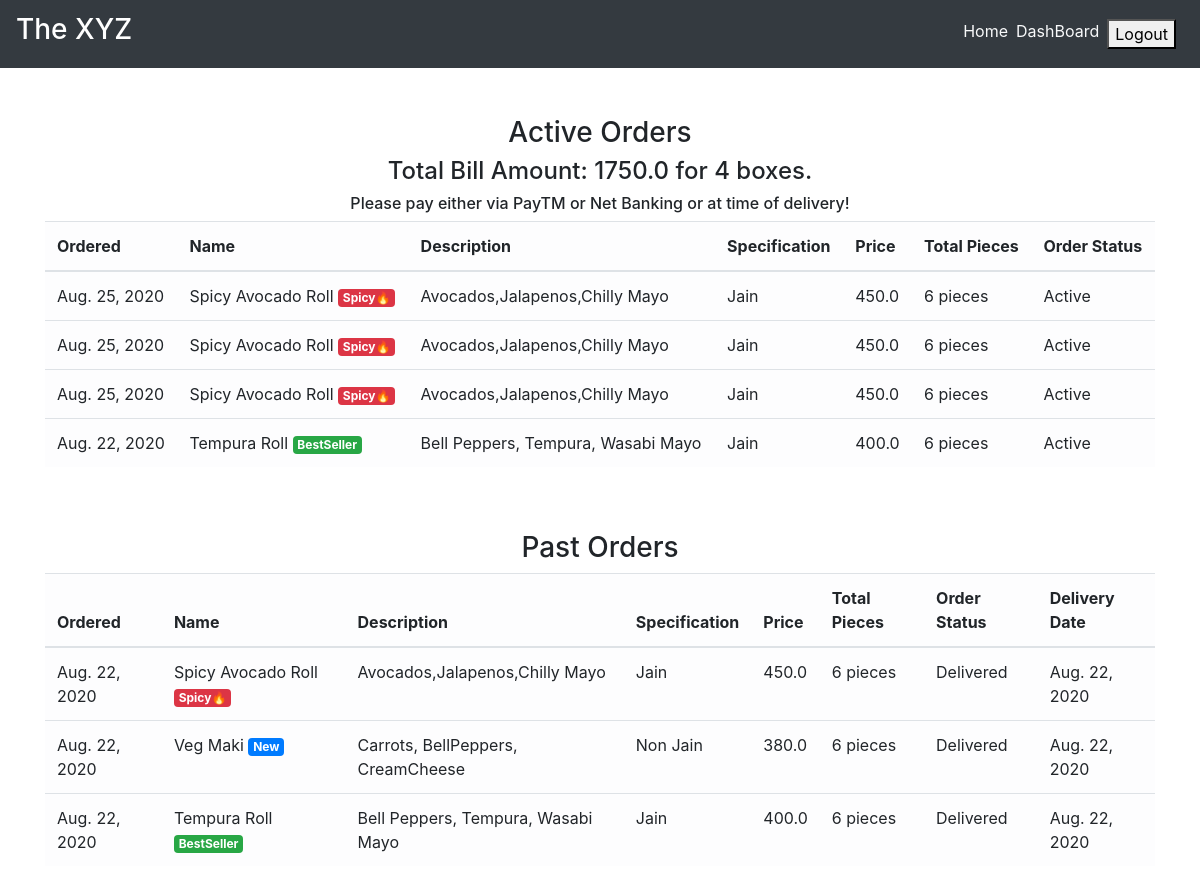
The app's page /order_details/ (signed in) with its own data.
### main/models.py (models this page shows, shortened)
class CartItems(models.Model):
    ORDER_STATUS = (
        ('Active', 'Active'),
        ('Delivered', 'Delivered')
    )
    user = models.ForeignKey(User, on_delete=models.CASCADE)
    item = models.ForeignKey(Item, on_delete=models.CASCADE)
    ordered = models.BooleanField(default=False)
    quantity = models.IntegerField(default=1)
    ordered_date = models.DateField(default=timezone.now)
    status = models.CharField(max_length=20, choices=ORDER_STATUS, default='Active')
    delivery_date = models.DateField(default=timezone.now)
    class Meta:
        verbose_name = 'Cart Item'
        verbose_name_plural = 'Cart Items'

class Item(models.Model):
    LABELS = (
        ('BestSeller', 'BestSeller'),
        ('New', 'New'),
        ('Spicy🔥', 'Spicy🔥'),
    )
    LABEL_COLOUR = (
        ('danger', 'danger'),
        ('success', 'success'),
        ('primary', 'primary'),
        ('info', 'info')
    )
    title = models.CharField(max_length=150)
    description = models.CharField(max_length=250,blank=True)
    price = models.FloatField()
    pieces = models.IntegerField(default=6)
    instructions = models.CharField(max_length=250,default="Jain Option Available")
    image = models.ImageField(default='default.png', upload_to='images/')
    labels = models.CharField(max_length=25, choices=LABELS, blank=True)
    label_colour = models.CharField(max_length=15, choices=LABEL_COLOUR, blank=True)
    slug = models.SlugField(default="sushi_name")
    created_by = models.ForeignKey(User, on_delete=models.CASCADE)

### main/views.py (the view)
# urls.py: path('order_details/', views.order_details, name='order_details'),
@login_required
def order_details(request):
    items = CartItems.objects.filter(ordered=True,status="Active").order_by('-ordered_date')
    cart_items = CartItems.objects.filter(ordered=True,status="Delivered").order_by('-ordered_date')
    bill = items.aggregate(Sum('item__price'))
    number = items.aggregate(Sum('quantity'))
    pieces = items.aggregate(Sum('item__pieces'))
    total = bill.get("item__price__sum")
    count = number.get("quantity__sum")
    total_pieces = pieces.get("item__pieces__sum")
    context = {
        'items':items,
        'cart_items':cart_items,
        'total': total,
        'count': count,
        'total_pieces': total_pieces
    }
    return render(request, 'main/order_details.html', context)

### main/templatetags/get_group.py (called while the page is built)
@register.filter(name='has_group')
def has_group(user, group_name):
    return user.groups.filter(name=group_name).exists()

### main/templates/main/order_details.html
{% extends "main/layout.html" %}
{% block content %}
<div class="cart">
    <div class="container">
        <div class="row">
            <div class="col-sm-12 mt-5">
                <h3 class="text-center">Active Orders</h3>
                {% if items %}
                <h4 class="text-center">Total Bill Amount: {{total}} for {{ count }} boxes.</h4>
                <h6 class="text-center">Please pay either via PayTM or Net Banking or at time of delivery!</h6>
                <div class="table-responsive">
                    <table class="table table-light">
                        <thead>
                        <tr>
                            <th scope="col">Ordered</th>
                            <th scope="col">Name</th>
                            <th scope="col">Description</th>
                            <th scope="col">Specification</th>
                            <th scope="col">Price</th>
                            <th scope="col">Total Pieces</th>
                            <th scope="col">Order Status</th>
                        </tr>
                        </thead>
                        <tbody>
                            {% for item_active in items %}
                        <tr>
                            <td>{{ item_active.ordered_date }}</td>
                            <td>{{ item_active.item.title }} <span class="badge badge-{{ item_active.item.label_colour }}">{{ item_active.item.labels }}</span></td>
                            <td>{{ item_active.item.description }}</td>
                            <td>{{ item_active.item.instructions }}</td>
                            <td>{{ item_active.item.price }}</td>
                            <td>{{ item_active.item.pieces }} pieces</td>
                            <td>{{ item_active.status }}</td>
                        </tr>
                            {% endfor %}
                        </tbody>
                    </table>
                </div>
                {% else %}
                <h4 class="text-center">Sorry, you have not ordered any item yet!!!</h4>
                {% endif %}
            </div>
        </div>
        <div class="row">
            <div class="col-sm-12 mt-5">
                <h3 class="text-center">Past Orders</h3>
                {% if cart_items %}
                <div class="table-responsive">
                    <table class="table table-light">
                        <thead>
                        <tr>
                            <th scope="col">Ordered</th>
                            <th scope="col">Name</th>
                            <th scope="col">Description</th>
                            <th scope="col">Specification</th>
                            <th scope="col">Price</th>
                            <th scope="col">Total Pieces</th>
                            <th scope="col">Order Status</th>
                            <th scope="col">Delivery Date</th>
                        </tr>
                        </thead>
                        <tbody>
                            {% for cart in cart_items %}
                        <tr>
                            <td>{{ cart.ordered_date }}</td>
                            <td>{{ cart.item.title }} <span class="badge badge-{{ cart.item.label_colour }}">{{ cart.item.labels }}</span></td>
                            <td>{{ cart.item.description }}</td>
                            <td>{{ cart.item.instructions }}</td>
                            <td>{{ cart.item.price }}</td>
                            <td>{{ cart.item.pieces }} pieces</td>
                            <td>{{ cart.status }}</td>
                            <td>{{ cart.delivery_date }}</td>
                        </tr>
                            {% endfor %}
                        </tbody>
                    </table>
                </div>
                {% else %}
                <h4 class="text-center">Sorry, you have not ordered any item yet!!!</h4>
                {% endif %}
            </div>
        </div>
    </div>
</div>
{% endblock content %}

### records on screen
CartItems: ordered_date "Aug. 25, 2020", item "Spicy Avocado Roll", item.labels "Spicy🔥", item.description "Avocados,Jalapenos,Chilly Mayo", item.instructions "Jain", item.price "450.0", item.pieces "6", status "Active"
CartItems: ordered_date "Aug. 25, 2020", item "Spicy Avocado Roll", item.labels "Spicy🔥", item.description "Avocados,Jalapenos,Chilly Mayo", item.instructions "Jain", item.price "450.0", item.pieces "6", status "Active"
CartItems: ordered_date "Aug. 25, 2020", item "Spicy Avocado Roll", item.labels "Spicy🔥", item.description "Avocados,Jalapenos,Chilly Mayo", item.instructions "Jain", item.price "450.0", item.pieces "6", status "Active"
CartItems: ordered_date "Aug. 22, 2020", item "Tempura Roll", item.labels "BestSeller", item.description "Bell Peppers, Tempura, Wasabi Mayo", item.instructions "Jain", item.price "400.0", item.pieces "6", status "Active"
CartItems: ordered_date "Aug. 22, 2020", item "Spicy Avocado Roll", item.labels "Spicy🔥", item.description "Avocados,Jalapenos,Chilly Mayo", item.instructions "Jain", item.price "450.0", item.pieces "6", status "Delivered", delivery_date "Aug. 22, 2020"
CartItems: ordered_date "Aug. 22, 2020", item "Veg Maki", item.labels "New", item.description "Carrots, BellPeppers, CreamCheese", item.instructions "Non Jain", item.price "380.0", item.pieces "6", status "Delivered", delivery_date "Aug. 22, 2020"
CartItems: ordered_date "Aug. 22, 2020", item "Tempura Roll", item.labels "BestSeller", item.description "Bell Peppers, Tempura, Wasabi Mayo", item.instructions "Jain", item.price "400.0", item.pieces "6", status "Delivered", delivery_date "Aug. 22, 2020"

### other values on screen
{{ total }} "1750.0"
{{ count }} "4"
